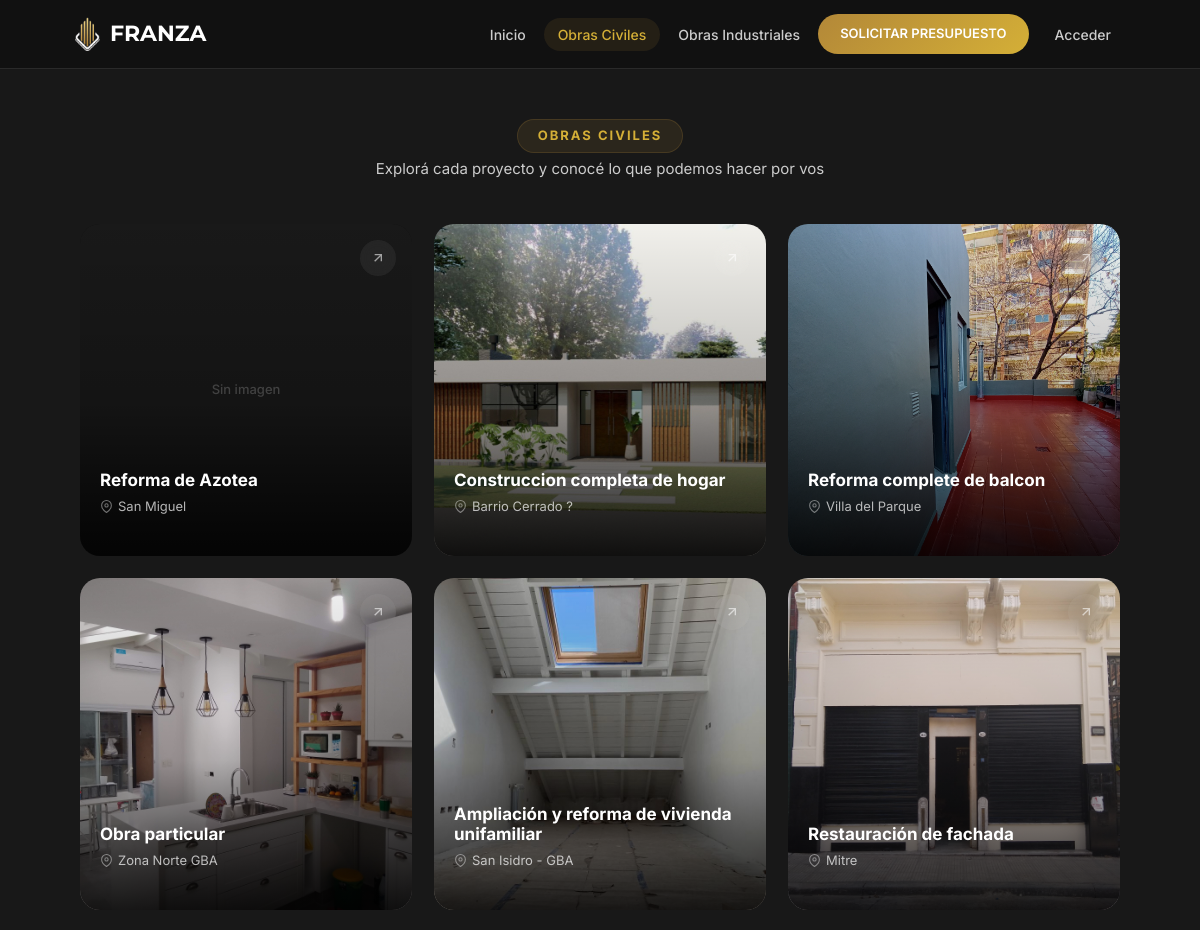
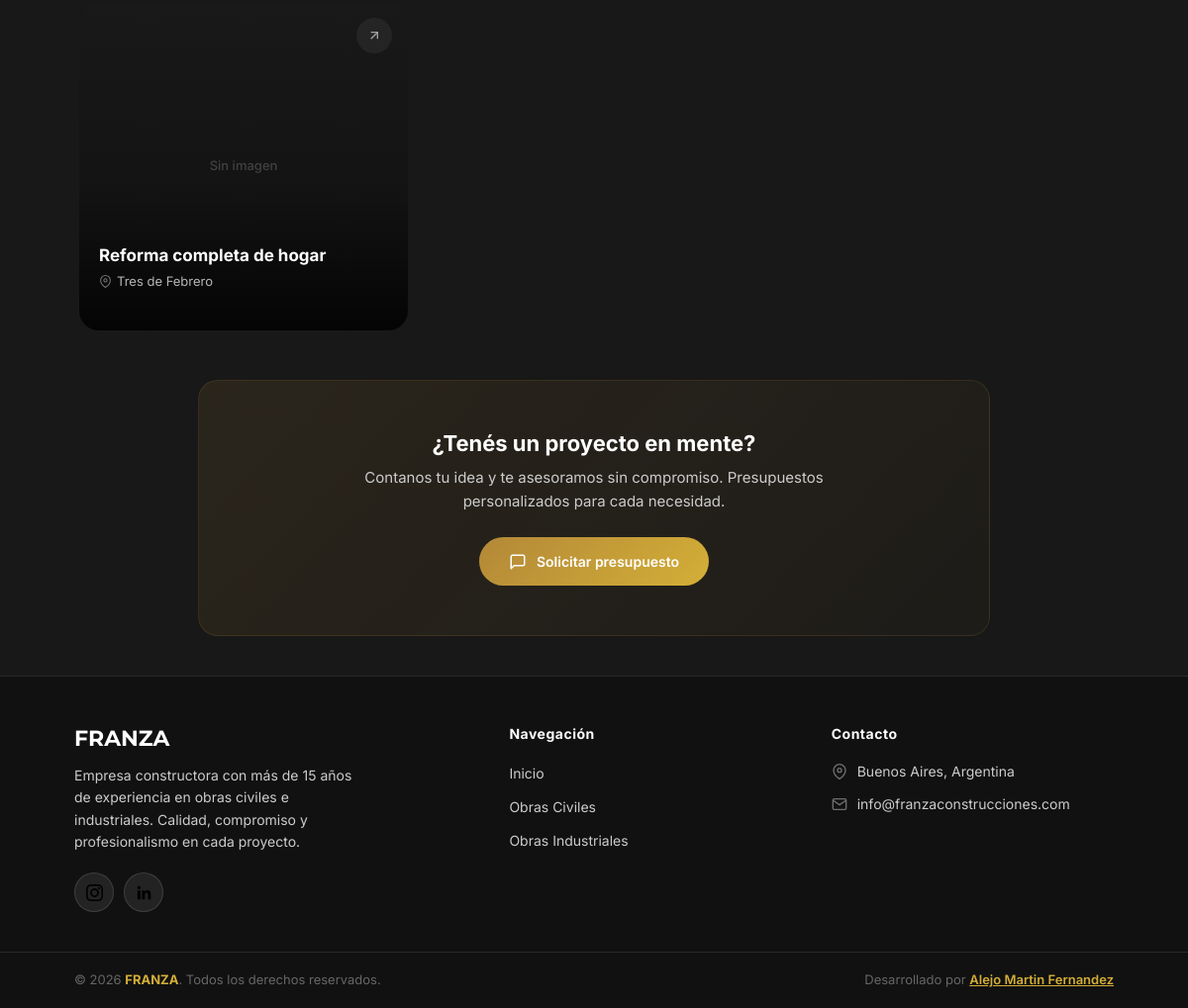
The app's page /sitio/index.php?seccion=obrasciviles with its own data (2 pictures, top to bottom).
### tables this page shows
CREATE TABLE `obras` (
  `obra_id` int(10) unsigned NOT NULL AUTO_INCREMENT,
  `usuario_fk` int(10) unsigned NOT NULL,
  `carpeta` varchar(100) NOT NULL,
  `titulo` varchar(100) NOT NULL,
  `ubicacion` varchar(100) NOT NULL,
  `explicacion` varchar(500) NOT NULL,
  `tipo` varchar(100) NOT NULL,
  `imagen` varchar(255) NOT NULL,
  PRIMARY KEY (`obra_id`),
  KEY `obras_usuarios_fk_idx` (`usuario_fk`),
  CONSTRAINT `obras_usuarios_fk` FOREIGN KEY (`usuario_fk`) REFERENCES `usuarios` (`usuario_id`) ON DELETE NO ACTION ON UPDATE NO ACTION
);

### sitio/classes/Modelos/Obras.php (called while the page is built, shortened)
<?php
class Obras
{
    private int $obra_id = 0;
    private string $carpeta = "";
    private string $titulo = "";
    private string $ubicacion = "";
    private string $imagen = "";
    public function porTipo(string $tipo): array
    {
        $db = DBConexion::getConexion();
        $consulta = "SELECT * FROM obras
                    WHERE tipo = ?";
        $stmt = $db->prepare($consulta);
        $stmt->execute([$tipo]);
        $stmt->setFetchMode(PDO::FETCH_CLASS, self::class);
        return $stmt->fetchAll();
    }
    public function getObraId(): int
    {
        return $this->obra_id;
    }
    public function getCarpeta(): string
    {
        return $this->carpeta;
    }
    public function getTitulo(): string
    {
        return $this->titulo;
    }
    public function getUbicacion(): string
    {
        return $this->ubicacion;
    }
    public function getImagen(): string
    {
        return $this->imagen;
    }
}

### sitio/views/obrasciviles.php (the view, shortened to what this page needs)
<?php
$obrasCiviles = (new Obras)->porTipo('civil');
?>
<section class="main-seccion">
    <div class="section-header">
        <h1 class="h1-view">Obras Civiles</h1>
        <p>Explorá cada proyecto y conocé lo que podemos hacer por vos</p>
    </div>
    <div id="contenedorObrasCiviles" class="container">
        <?php foreach($obrasCiviles as $obra):
            $carpeta = htmlspecialchars($obra->getCarpeta());
            $imagen = htmlspecialchars($obra->getImagen());
            $titulo = htmlspecialchars($obra->getTitulo());
            $ubicacion = htmlspecialchars($obra->getUbicacion());
            $imgRelPath = "img/obrasciviles/{$carpeta}/{$imagen}";
            $imgAbsPath = __DIR__ . "/../img/obrasciviles/{$carpeta}/{$imagen}";
            $tieneImagen = !empty($imagen) && file_exists($imgAbsPath);
        ?>
            <a class="obra-card-listing" href="index.php?seccion=obra-ver&id=<?= (int)$obra->getObraId() ?>">
                <div class="obra-card-listing-img">
                    <?php if($tieneImagen): ?>
                        <img src="<?= $imgRelPath ?>" alt="<?= $titulo ?>">
                    <?php else: ?>
                        <div class="obra-card-no-img">Sin imagen</div>
                    <?php endif; ?>
                </div>
                <div class="obra-card-listing-overlay"></div>
                <div class="obra-card-listing-info">
                    <h3><?= $titulo ?></h3>
                    <p class="obra-card-listing-ubi">
                        <svg width="13" height="13" viewBox="0 0 24 24" fill="none" stroke="currentColor" stroke-width="2"><path d="M21 10c0 7-9 13-9 13s-9-6-9-13a9 9 0 0118 0z"/><circle cx="12" cy="10" r="3"/></svg>
                        <?= $ubicacion ?>
                    </p>
                </div>
                <div class="obra-card-listing-arrow">
                    <svg width="16" height="16" viewBox="0 0 24 24" fill="none" stroke="currentColor" stroke-width="2"><line x1="7" y1="17" x2="17" y2="7"/><polyline points="7 7 17 7 17 17"/></svg>
                </div>
            </a>
        <?php endforeach; ?>
    </div>
    <section class="obras-cta">
        <div class="container">
            <div class="obras-cta-content">
                <h3>¿Tenés un proyecto en mente?</h3>
                <p>Contanos tu idea y te asesoramos sin compromiso. Presupuestos personalizados para cada necesidad.</p>
                <a href="javascript:void(0)" onclick="openWhatsApp()" class="obras-cta-btn">
                    <svg width="18" height="18" viewBox="0 0 24 24" fill="none" stroke="currentColor" stroke-width="2" stroke-linecap="round" stroke-linejoin="round"><path d="M21 15a2 2 0 0 1-2 2H7l-4 4V5a2 2 0 0 1 2-2h14a2 2 0 0 1 2 2z"/></svg>
                    Solicitar presupuesto
                </a>
            </div>
        </div>
    </section>
</section>

### records on screen
obras: shows "Sin imagen", titulo "Reforma de Azotea", ubicacion "San Miguel"
obras: carpeta+imagen (picture), titulo "Construccion completa de hogar", ubicacion "Barrio Cerrado ?"
obras: carpeta+imagen (picture), titulo "Reforma complete de balcon", ubicacion "Villa del Parque"
obras: carpeta+imagen (picture), titulo "Obra particular", ubicacion "Zona Norte GBA"
obras: carpeta+imagen (picture), titulo "Ampliación y reforma de vivienda unifamiliar", ubicacion "San Isidro - GBA"
obras: carpeta+imagen (picture), titulo "Restauración de fachada", ubicacion "Mitre"
obras: shows "Sin imagen", titulo "Reforma completa de hogar", ubicacion "Tres de Febrero"
